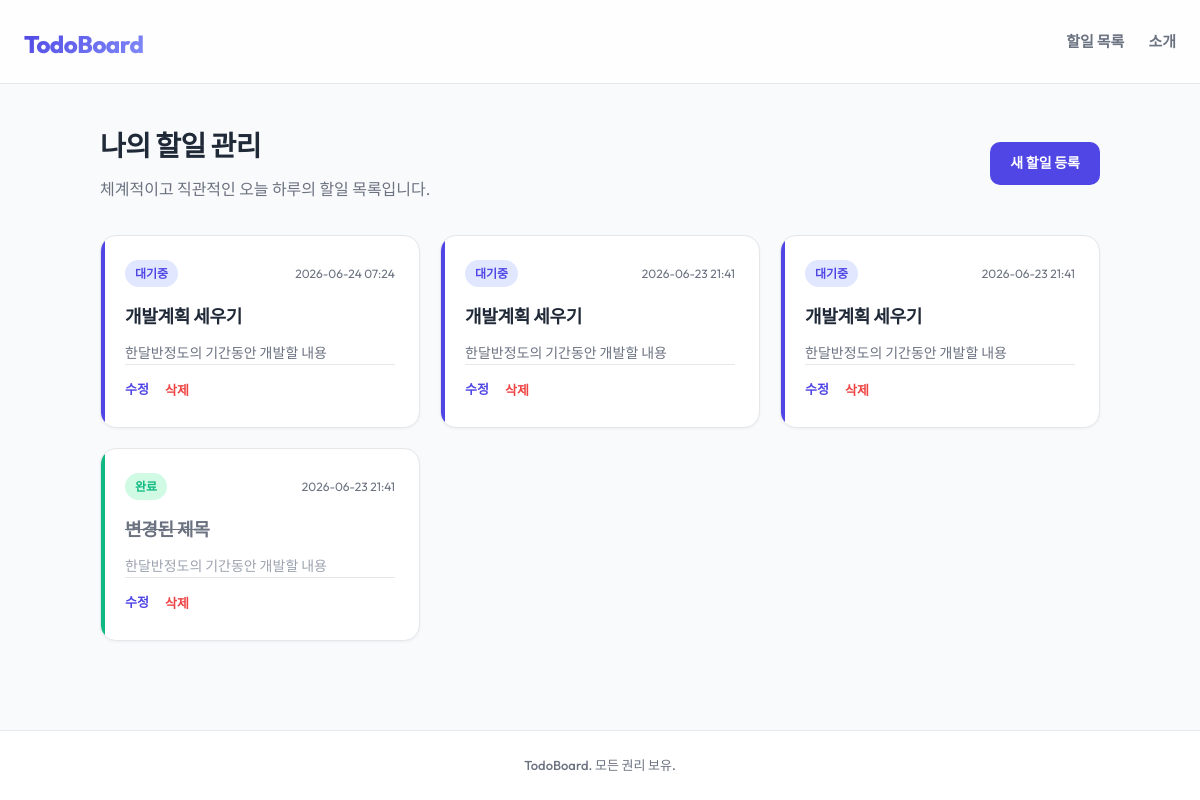
/, run on an earlier commit of the app's database.
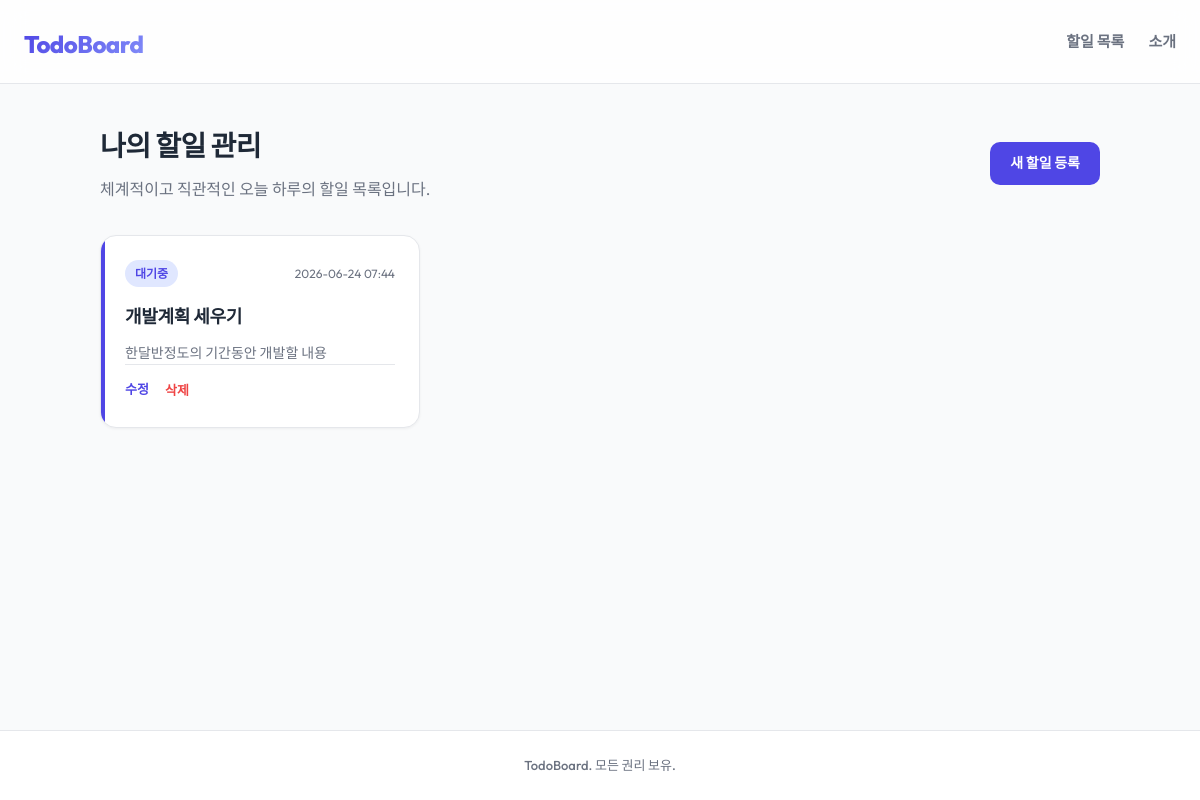
And on a later commit of the database.
### todos/models.py (models this page shows, shortened)
class Todo(models.Model):
    title = models.CharField(max_length=200)
    content = models.TextField(blank=True)
    is_completed = models.BooleanField(default=False)
    created_at = models.DateTimeField(auto_now_add=True)
    updated_at = models.DateTimeField(auto_now=True)

### todos/views.py (the view)
# urls.py: path('', views.todo_list, name='todo_list'),
def todo_list(request):
    todos = Todo.objects.all().order_by('-created_at')
    return render(request, 'todos/todo_list.html', {'todos': todos})

### todos/templates/todos/todo_list.html (shortened to what this page needs)
{% extends 'todos/base.html' %}
{% block content %}
<div class="content-header">
    <div class="header-text">
        <h2 class="section-title">나의 할일 관리</h2>
        <p class="section-desc">체계적이고 직관적인 오늘 하루의 할일 목록입니다.</p>
    </div>
    <a href="{% url 'todos:todo_create' %}" class="btn btn-primary">새 할일 등록</a>
</div>
<div class="todo-board-container">
    <div class="todo-grid">
        {% for todo in todos %}
            <div class="todo-card {% if todo.is_completed %}completed{% endif %}">
                <div class="todo-card-header">
                    <span class="status-badge">
                        {% if todo.is_completed %}완료{% else %}대기중{% endif %}
                    </span>
                    <span class="todo-date">{{ todo.created_at|date:"Y-m-d H:i" }}</span>
                </div>
                <h3 class="todo-title">{{ todo.title }}</h3>
                {% if todo.content %}
                    <p class="todo-body">{{ todo.content }}</p>
                {% endif %}
                <div class="todo-actions">
                    <a href="{% url 'todos:todo_update' todo.pk %}" class="btn-text">수정</a>
                    <form action="{% url 'todos:todo_delete' todo.pk %}" method="post" class="delete-form" onsubmit="return confirm('정말 이 할일을 삭제하시겠습니까?');">
                        <button type="submit" class="btn-text btn-delete">삭제</button>
                    </form>
                </div>
            </div>
        {% empty %}
            <div class="empty-state">
                <p>등록된 할일이 없습니다. 상단의 '새 할일 등록' 버튼을 눌러 추가해 보세요.</p>
            </div>
        {% endfor %}
    </div>
</div>
{% endblock %}

### todos/templates/todos/base.html (shortened to what this page needs)
{% load static %}
<!DOCTYPE html>
<html lang="ko">
<head>
    <link rel="stylesheet" href="{% static 'todos/css/style.css' %}">
</head>
<body>
    <header class="app-header">
        <div class="header-container">
            <h1 class="logo"><a href="{% url 'todos:todo_list' %}">TodoBoard</a></h1>
            <nav class="nav-links">
                <a href="{% url 'todos:todo_list' %}" class="nav-item">할일 목록</a>
                <a href="{% url 'todos:about' %}" class="nav-item">소개</a>
            </nav>
        </div>
    </header>
    <main class="app-main">
        <div class="main-container">
            {% block content %}
            {% endblock %}
        </div>
    </main>
    <footer class="app-footer">
        <div class="footer-container">
            <p>TodoBoard. 모든 권리 보유.</p>
        </div>
    </footer>
</body>
</html>

### todos/static/todos/css/style.css (style rules this page uses)
:root { --primary-color: #4f46e5; --primary-hover: #4338ca; --primary-light: #e0e7ff; --success-color: #10b981; --success-bg: #d1fae5; --warning-color: #f59e0b; --warning-bg: #fef3c7; --text-main: #1f2937; --text-muted: #6b7280; --bg-main: #f9fafb; --bg-card: #ffffff; --border-color: #e5e7eb; --border-radius-lg: 16px; --border-radius-md: 10px; --shadow-sm: 0 1px 3px rgba(0, 0, 0, 0.05); --shadow-md: 0 4px 6px -1px rgba(0, 0, 0, 0.05), 0 2px 4px -1px rgba(0, 0, 0, 0.03); --shadow-lg: 0 10px 15px -3px rgba(0, 0, 0, 0.05), 0 4px 6px -2px rgba(0, 0, 0, 0.02); }
* { margin: 0; padding: 0; box-sizing: border-box; }
body { font-family: 'Outfit', 'Noto Sans KR', sans-serif; background-color: var(--bg-main); color: var(--text-main); line-height: 1.6; display: flex; flex-direction: column; min-height: 100vh; }
a { color: inherit; text-decoration: none; }
.app-header { background-color: rgba(255, 255, 255, 0.8); backdrop-filter: blur(12px); border-bottom: 1px solid var(--border-color); position: sticky; top: 0; z-index: 100; }
.header-container { max-width: 1200px; margin: 0 auto; padding: 16px 24px; display: flex; justify-content: space-between; align-items: center; }
.logo a { font-size: 24px; font-weight: 800; background: linear-gradient(135deg, var(--primary-color), #818cf8); -webkit-background-clip: text; -webkit-text-fill-color: transparent; letter-spacing: -0.5px; }
.nav-links { display: flex; gap: 24px; }
.nav-item { font-weight: 600; font-size: 15px; color: var(--text-muted); transition: color 0.2s ease; }
.app-main { flex: 1; padding: 40px 24px; }
.main-container { max-width: 1000px; margin: 0 auto; }
.content-header { margin-bottom: 32px; }
.section-title { font-size: 28px; font-weight: 800; margin-bottom: 8px; letter-spacing: -0.5px; }
.section-desc { color: var(--text-muted); font-size: 16px; }
.todo-board-container { margin-top: 24px; }
.todo-grid { display: grid; grid-template-columns: repeat(auto-fill, minmax(300px, 1fr)); gap: 20px; }
.todo-card { background-color: var(--bg-card); border: 1px solid var(--border-color); border-radius: var(--border-radius-lg); padding: 24px; box-shadow: var(--shadow-sm); transition: transform 0.3s cubic-bezier(0.4, 0, 0.2, 1), box-shadow 0.3s ease; display: flex; flex-direction: column; position: relative; overflow: hidden; }
.todo-card::before { content: ''; position: absolute; top: 0; left: 0; width: 4px; height: 100%; background-color: var(--primary-color); transition: background-color 0.3s ease; }
.todo-card-header { display: flex; justify-content: space-between; align-items: center; margin-bottom: 16px; }
.status-badge { font-size: 12px; font-weight: 700; padding: 4px 10px; border-radius: 20px; color: var(--primary-color); background-color: var(--primary-light); }
.todo-date { font-size: 12px; color: var(--text-muted); }
.todo-title { font-size: 18px; font-weight: 700; margin-bottom: 10px; letter-spacing: -0.3px; transition: color 0.3s ease; }
.todo-body { color: var(--text-muted); font-size: 14px; flex-grow: 1; word-break: break-all; }
.btn { display: inline-flex; align-items: center; justify-content: center; padding: 10px 20px; font-size: 14px; font-weight: 700; border-radius: var(--border-radius-md); cursor: pointer; transition: all 0.2s ease; border: none; text-decoration: none; }
.btn-primary { background-color: var(--primary-color); color: #ffffff; }
.btn-text { font-size: 13px; font-weight: 600; color: var(--primary-color); cursor: pointer; background: none; border: none; transition: color 0.2s ease; }
.btn-delete { color: #ef4444; }
.todo-actions { margin-top: auto; padding-top: 12px; border-top: 1px solid var(--border-color); display: flex; gap: 16px; align-items: center; }
.delete-form { display: inline; }
.content-header { display: flex; justify-content: space-between; align-items: center; margin-bottom: 32px; }
.app-footer { background-color: #ffffff; border-top: 1px solid var(--border-color); padding: 24px; text-align: center; color: var(--text-muted); font-size: 13px; font-weight: 500; }
.footer-container { max-width: 1200px; margin: 0 auto; }

What changed in the data, as far as the page shows it:
removed Todo: is_completed "대기중", created_at "2026-06-24 07:24", title "개발계획 세우기", content "한달반정도의 기간동안 개발할 내용"
removed Todo: is_completed "대기중", created_at "2026-06-23 21:41", title "개발계획 세우기", content "한달반정도의 기간동안 개발할 내용"
removed Todo: is_completed "대기중", created_at "2026-06-23 21:41", title "개발계획 세우기", content "한달반정도의 기간동안 개발할 내용"
removed Todo: is_completed "완료", created_at "2026-06-23 21:41", title "변경된 제목", content "한달반정도의 기간동안 개발할 내용"
added Todo: is_completed "대기중", created_at "2026-06-24 07:44", title "개발계획 세우기", content "한달반정도의 기간동안 개발할 내용"
